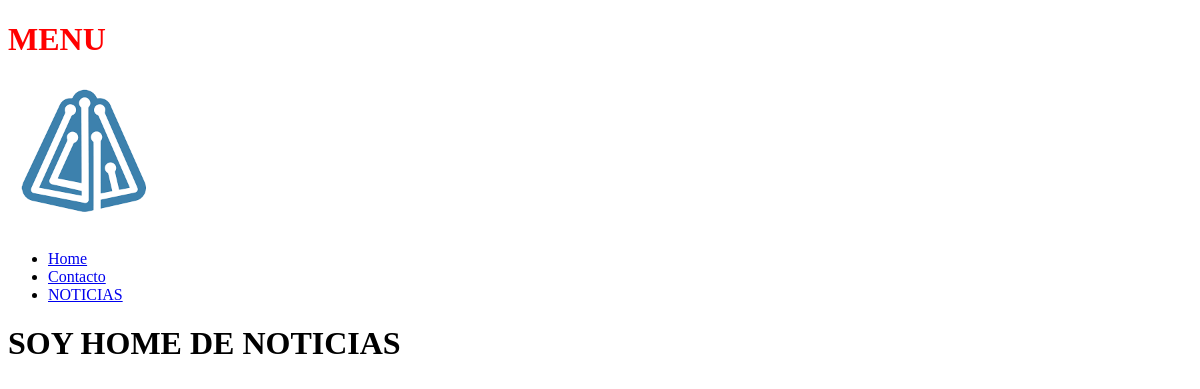
The page /noticias/ on the database as committed earlier.
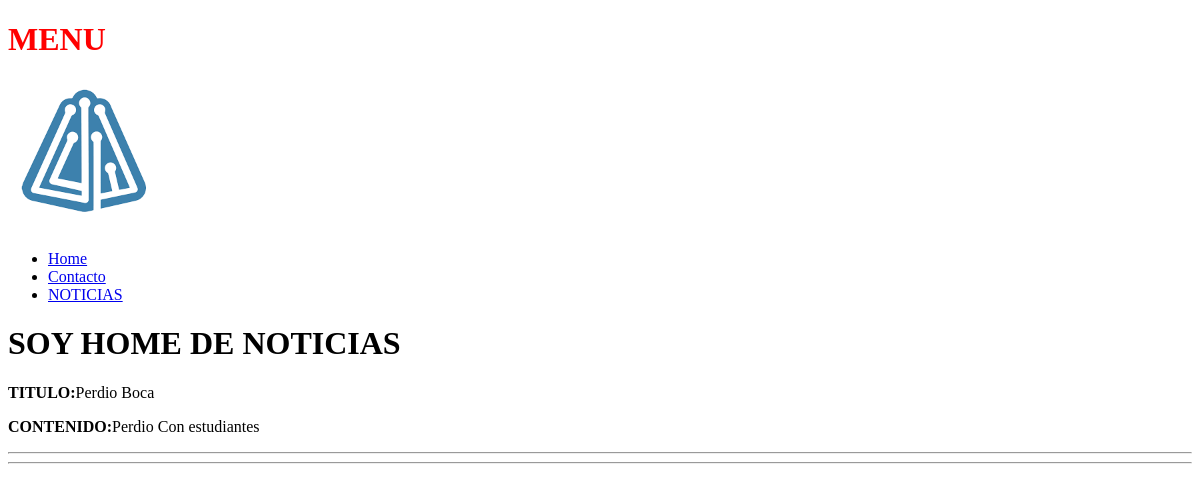
The same page on the database as committed later.
### apps/noticias/models.py (models this page shows, shortened)
class Noticia(models.Model):
	creado = models.DateTimeField(
		'creado',
		auto_now_add=True
	)
	modificado = models.DateTimeField(
		'modificado',
		auto_now=True
	)
	titulo = models.CharField(max_length = 250)
	contenido = models.TextField()

### apps/noticias/views.py (the view)
# urls.py: path('', views.Home_Noticias_clase.as_view(), name="h_noticias"),
class Home_Noticias_clase(ListView):
	model = Noticia
	template_name = 'noticias/home_noticias.html'
	context_object_name = 'noticias'

### templates/noticias/home_noticias.html (shortened to what this page needs)
{% extends 'base.html' %}
{% block contenido %}
	<h1>SOY HOME DE NOTICIAS</h1>
	{% for n in noticias %}
		<div>
			<p><strong>TITULO:</strong>{{n.titulo}}</p>
			<p><strong>CONTENIDO:</strong>{{n.contenido}}</p>
		</div><hr><hr>
	{% endfor %}
{% endblock contenido %}

Rows that differ between the two databases and show on the page:
added Noticia: titulo "Perdio Boca", contenido "Perdio Con estudiantes"
